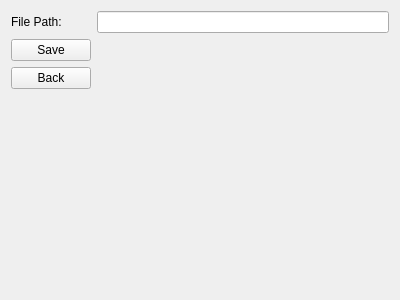
<?xml version="1.0" encoding="UTF-8"?>
<ui version="4.0">
 <class>newFile</class>
 <widget class="QWidget" name="newFile">
  <property name="geometry">
   <rect>
    <x>0</x>
    <y>0</y>
    <width>400</width>
    <height>300</height>
   </rect>
  </property>
  <property name="windowTitle">
   <string>Form</string>
  </property>
  <layout class="QFormLayout" name="formLayout">
   <item row="0" column="0">
    <widget class="QLabel" name="label_2">
     <property name="text">
      <string>File Path:</string>
     </property>
    </widget>
   </item>
   <item row="0" column="1">
    <widget class="QLineEdit" name="lineEdit"/>
   </item>
   <item row="1" column="0">
    <widget class="QPushButton" name="pushButton_2">
     <property name="text">
      <string>Save</string>
     </property>
    </widget>
   </item>
   <item row="2" column="0">
    <widget class="QPushButton" name="pushButton">
     <property name="text">
      <string>Back</string>
     </property>
    </widget>
   </item>
  </layout>
 </widget>
 <resources/>
 <connections/>
</ui>
